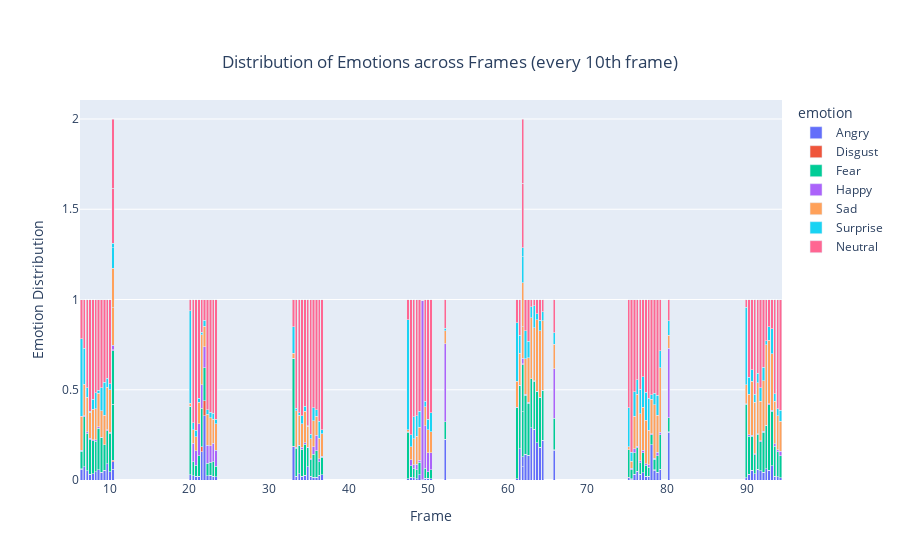

The code cell stored with this chart in its notebook:
### Code cell
#df_10th = df_plotting[df_plotting["frame"] % 3 == 0]  # select every 10th frame

fig = px.bar(df_plotting, x="pos_sec", y='probability', color = 'emotion',
             barmode="stack", title="Distribution of Emotions across Frames (every 10th frame)")
fig.update_layout(xaxis_title="Frame", yaxis_title="Emotion Distribution",     title={
        'y': 0.9,
        'x': 0.5,
        'xanchor': 'center',
        'yanchor': 'top'
    })
fig.show()
